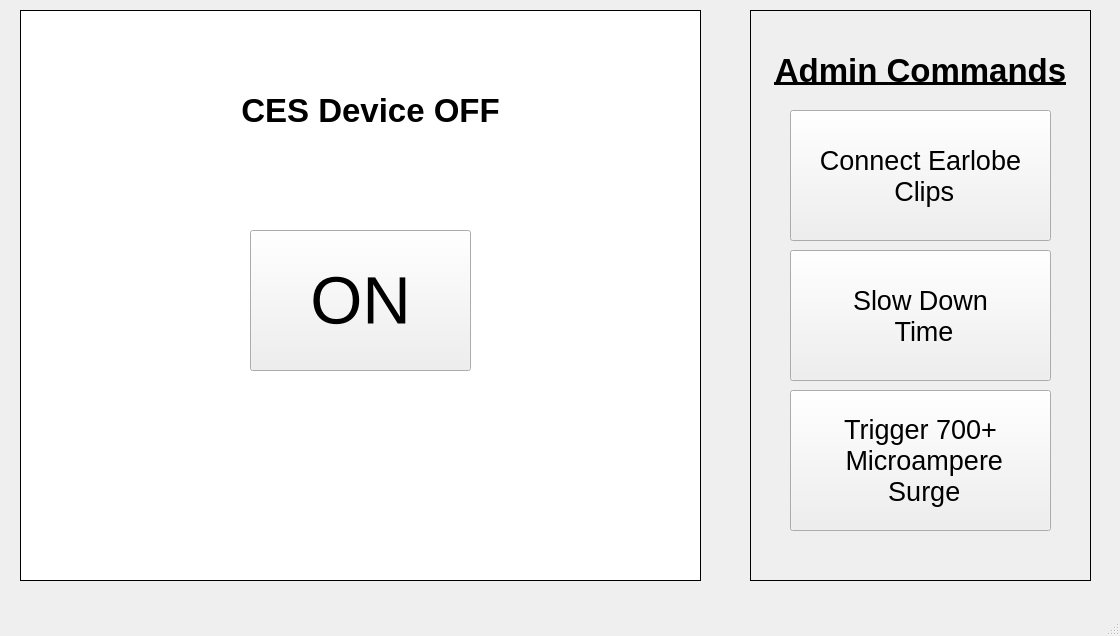
<?xml version="1.0" encoding="UTF-8"?>
<ui version="4.0">
 <class>CES_GUI</class>
 <widget class="QMainWindow" name="CES_GUI">
  <property name="geometry">
   <rect>
    <x>0</x>
    <y>0</y>
    <width>1120</width>
    <height>636</height>
   </rect>
  </property>
  <property name="windowTitle">
   <string>CES_GUI</string>
  </property>
  <widget class="QWidget" name="centralwidget">
   <widget class="QLabel" name="time">
    <property name="geometry">
     <rect>
      <x>110</x>
      <y>30</y>
      <width>131</width>
      <height>71</height>
     </rect>
    </property>
    <property name="font">
     <font>
      <pointsize>30</pointsize>
     </font>
    </property>
    <property name="frameShape">
     <enum>QFrame::Box</enum>
    </property>
    <property name="text">
     <string>20:00</string>
    </property>
    <property name="alignment">
     <set>Qt::AlignCenter</set>
    </property>
   </widget>
   <widget class="QLabel" name="deviceBorder">
    <property name="geometry">
     <rect>
      <x>20</x>
      <y>10</y>
      <width>341</width>
      <height>571</height>
     </rect>
    </property>
    <property name="frameShape">
     <enum>QFrame::Box</enum>
    </property>
    <property name="text">
     <string/>
    </property>
   </widget>
   <widget class="QLabel" name="batteryBackground">
    <property name="geometry">
     <rect>
      <x>50</x>
      <y>30</y>
      <width>31</width>
      <height>61</height>
     </rect>
    </property>
    <property name="autoFillBackground">
     <bool>false</bool>
    </property>
    <property name="styleSheet">
     <string notr="true">background-color: rgb(255, 255, 255);</string>
    </property>
    <property name="frameShape">
     <enum>QFrame::Box</enum>
    </property>
    <property name="text">
     <string/>
    </property>
   </widget>
   <widget class="QLabel" name="batteryForeground">
    <property name="geometry">
     <rect>
      <x>50</x>
      <y>30</y>
      <width>31</width>
      <height>61</height>
     </rect>
    </property>
    <property name="autoFillBackground">
     <bool>false</bool>
    </property>
    <property name="styleSheet">
     <string notr="true">background-color: rgb(255, 255, 100);</string>
    </property>
    <property name="frameShape">
     <enum>QFrame::Box</enum>
    </property>
    <property name="text">
     <string/>
    </property>
   </widget>
   <widget class="QPushButton" name="frequencyButton">
    <property name="geometry">
     <rect>
      <x>60</x>
      <y>500</y>
      <width>71</width>
      <height>61</height>
     </rect>
    </property>
    <property name="text">
     <string>Frequency</string>
    </property>
   </widget>
   <widget class="QLabel" name="frequency1">
    <property name="geometry">
     <rect>
      <x>130</x>
      <y>500</y>
      <width>61</width>
      <height>61</height>
     </rect>
    </property>
    <property name="styleSheet">
     <string notr="true">background-color: rgb(255, 255, 0);</string>
    </property>
    <property name="frameShape">
     <enum>QFrame::Box</enum>
    </property>
    <property name="text">
     <string>0.5 hz</string>
    </property>
    <property name="alignment">
     <set>Qt::AlignCenter</set>
    </property>
   </widget>
   <widget class="QLabel" name="frequency2">
    <property name="geometry">
     <rect>
      <x>190</x>
      <y>500</y>
      <width>61</width>
      <height>61</height>
     </rect>
    </property>
    <property name="styleSheet">
     <string notr="true">background-color: rgb(255, 255, 255);</string>
    </property>
    <property name="frameShape">
     <enum>QFrame::Box</enum>
    </property>
    <property name="text">
     <string>77 hz</string>
    </property>
    <property name="alignment">
     <set>Qt::AlignCenter</set>
    </property>
   </widget>
   <widget class="QLabel" name="frequency3">
    <property name="geometry">
     <rect>
      <x>250</x>
      <y>500</y>
      <width>61</width>
      <height>61</height>
     </rect>
    </property>
    <property name="styleSheet">
     <string notr="true">background-color: rgb(255, 255, 255);</string>
    </property>
    <property name="frameShape">
     <enum>QFrame::Box</enum>
    </property>
    <property name="text">
     <string>100 hz</string>
    </property>
    <property name="alignment">
     <set>Qt::AlignCenter</set>
    </property>
   </widget>
   <widget class="QPushButton" name="wavefromButton">
    <property name="geometry">
     <rect>
      <x>60</x>
      <y>420</y>
      <width>71</width>
      <height>61</height>
     </rect>
    </property>
    <property name="text">
     <string>Waveform</string>
    </property>
   </widget>
   <widget class="QLabel" name="waveform3">
    <property name="geometry">
     <rect>
      <x>250</x>
      <y>420</y>
      <width>61</width>
      <height>61</height>
     </rect>
    </property>
    <property name="styleSheet">
     <string notr="true">background-color: rgb(255, 255, 255);</string>
    </property>
    <property name="frameShape">
     <enum>QFrame::Box</enum>
    </property>
    <property name="text">
     <string>Gamma</string>
    </property>
    <property name="alignment">
     <set>Qt::AlignCenter</set>
    </property>
   </widget>
   <widget class="QLabel" name="waveform2">
    <property name="geometry">
     <rect>
      <x>190</x>
      <y>420</y>
      <width>61</width>
      <height>61</height>
     </rect>
    </property>
    <property name="styleSheet">
     <string notr="true">background-color: rgb(255, 255, 255);</string>
    </property>
    <property name="frameShape">
     <enum>QFrame::Box</enum>
    </property>
    <property name="text">
     <string>Beta</string>
    </property>
    <property name="alignment">
     <set>Qt::AlignCenter</set>
    </property>
   </widget>
   <widget class="QLabel" name="waveform1">
    <property name="geometry">
     <rect>
      <x>130</x>
      <y>420</y>
      <width>61</width>
      <height>61</height>
     </rect>
    </property>
    <property name="styleSheet">
     <string notr="true">background-color: rgb(255, 255, 0);</string>
    </property>
    <property name="frameShape">
     <enum>QFrame::Box</enum>
    </property>
    <property name="text">
     <string>Alpha</string>
    </property>
    <property name="alignment">
     <set>Qt::AlignCenter</set>
    </property>
   </widget>
   <widget class="QLabel" name="timeOption1">
    <property name="geometry">
     <rect>
      <x>130</x>
      <y>340</y>
      <width>61</width>
      <height>61</height>
     </rect>
    </property>
    <property name="styleSheet">
     <string notr="true">background-color: rgb(255, 255, 0);</string>
    </property>
    <property name="frameShape">
     <enum>QFrame::Box</enum>
    </property>
    <property name="text">
     <string>20 mins</string>
    </property>
    <property name="alignment">
     <set>Qt::AlignCenter</set>
    </property>
   </widget>
   <widget class="QLabel" name="timeOption3">
    <property name="geometry">
     <rect>
      <x>250</x>
      <y>340</y>
      <width>61</width>
      <height>61</height>
     </rect>
    </property>
    <property name="styleSheet">
     <string notr="true">background-color: rgb(255, 255, 255);</string>
    </property>
    <property name="frameShape">
     <enum>QFrame::Box</enum>
    </property>
    <property name="text">
     <string>60 mins</string>
    </property>
    <property name="alignment">
     <set>Qt::AlignCenter</set>
    </property>
   </widget>
   <widget class="QLabel" name="timeOption2">
    <property name="geometry">
     <rect>
      <x>190</x>
      <y>340</y>
      <width>61</width>
      <height>61</height>
     </rect>
    </property>
    <property name="styleSheet">
     <string notr="true">background-color: rgb(255, 255, 255);</string>
    </property>
    <property name="frameShape">
     <enum>QFrame::Box</enum>
    </property>
    <property name="text">
     <string>40 mins</string>
    </property>
    <property name="alignment">
     <set>Qt::AlignCenter</set>
    </property>
   </widget>
   <widget class="QPushButton" name="timeButton">
    <property name="geometry">
     <rect>
      <x>60</x>
      <y>340</y>
      <width>71</width>
      <height>61</height>
     </rect>
    </property>
    <property name="text">
     <string>Time</string>
    </property>
   </widget>
   <widget class="QLabel" name="batteryLabel">
    <property name="geometry">
     <rect>
      <x>40</x>
      <y>100</y>
      <width>54</width>
      <height>17</height>
     </rect>
    </property>
    <property name="text">
     <string>Battery</string>
    </property>
    <property name="alignment">
     <set>Qt::AlignCenter</set>
    </property>
   </widget>
   <widget class="QLabel" name="earlobesConnectedPic">
    <property name="geometry">
     <rect>
      <x>260</x>
      <y>30</y>
      <width>75</width>
      <height>75</height>
     </rect>
    </property>
    <property name="autoFillBackground">
     <bool>false</bool>
    </property>
    <property name="frameShape">
     <enum>QFrame::Box</enum>
    </property>
    <property name="text">
     <string/>
    </property>
    <property name="pixmap">
     <pixmap>earlobes.png</pixmap>
    </property>
    <property name="scaledContents">
     <bool>true</bool>
    </property>
   </widget>
   <widget class="QLabel" name="earlobesDisconnectedPic">
    <property name="geometry">
     <rect>
      <x>260</x>
      <y>30</y>
      <width>75</width>
      <height>75</height>
     </rect>
    </property>
    <property name="frameShape">
     <enum>QFrame::Box</enum>
    </property>
    <property name="text">
     <string/>
    </property>
    <property name="pixmap">
     <pixmap>rsz_earlobes_crossed_out.jpg</pixmap>
    </property>
   </widget>
   <widget class="QLabel" name="timeLabel">
    <property name="geometry">
     <rect>
      <x>110</x>
      <y>100</y>
      <width>131</width>
      <height>20</height>
     </rect>
    </property>
    <property name="frameShape">
     <enum>QFrame::Box</enum>
    </property>
    <property name="text">
     <string>Remaining Time</string>
    </property>
    <property name="alignment">
     <set>Qt::AlignCenter</set>
    </property>
   </widget>
   <widget class="QLabel" name="powerBar1">
    <property name="geometry">
     <rect>
      <x>40</x>
      <y>180</y>
      <width>31</width>
      <height>31</height>
     </rect>
    </property>
    <property name="styleSheet">
     <string notr="true">background-color: rgb(0, 0, 0);</string>
    </property>
    <property name="frameShape">
     <enum>QFrame::Box</enum>
    </property>
    <property name="text">
     <string/>
    </property>
   </widget>
   <widget class="QPushButton" name="increasePowerButton">
    <property name="geometry">
     <rect>
      <x>120</x>
      <y>240</y>
      <width>71</width>
      <height>61</height>
     </rect>
    </property>
    <property name="text">
     <string>Increase 
 Power
Level</string>
    </property>
   </widget>
   <widget class="QPushButton" name="decreasePowerButton">
    <property name="geometry">
     <rect>
      <x>190</x>
      <y>240</y>
      <width>71</width>
      <height>61</height>
     </rect>
    </property>
    <property name="text">
     <string>Decrease
Power
Level</string>
    </property>
   </widget>
   <widget class="QPushButton" name="startTreatmentButton">
    <property name="geometry">
     <rect>
      <x>30</x>
      <y>240</y>
      <width>71</width>
      <height>61</height>
     </rect>
    </property>
    <property name="styleSheet">
     <string notr="true">background-color: rgb(173,216,230);</string>
    </property>
    <property name="text">
     <string>Start
Treatment!</string>
    </property>
   </widget>
   <widget class="QPushButton" name="saveTreatmentButton">
    <property name="geometry">
     <rect>
      <x>280</x>
      <y>240</y>
      <width>71</width>
      <height>61</height>
     </rect>
    </property>
    <property name="styleSheet">
     <string notr="true">background-color: rgb(255, 255, 0);</string>
    </property>
    <property name="text">
     <string>Save
Treatment</string>
    </property>
   </widget>
   <widget class="QLabel" name="powerBar2">
    <property name="geometry">
     <rect>
      <x>70</x>
      <y>180</y>
      <width>31</width>
      <height>31</height>
     </rect>
    </property>
    <property name="styleSheet">
     <string notr="true">background-color: rgb(255, 255, 255);</string>
    </property>
    <property name="frameShape">
     <enum>QFrame::Box</enum>
    </property>
    <property name="text">
     <string/>
    </property>
   </widget>
   <widget class="QLabel" name="powerBar3">
    <property name="geometry">
     <rect>
      <x>100</x>
      <y>180</y>
      <width>31</width>
      <height>31</height>
     </rect>
    </property>
    <property name="styleSheet">
     <string notr="true">background-color: rgb(255, 255, 255);</string>
    </property>
    <property name="frameShape">
     <enum>QFrame::Box</enum>
    </property>
    <property name="text">
     <string/>
    </property>
   </widget>
   <widget class="QLabel" name="powerBar4">
    <property name="geometry">
     <rect>
      <x>130</x>
      <y>180</y>
      <width>31</width>
      <height>31</height>
     </rect>
    </property>
    <property name="styleSheet">
     <string notr="true">background-color: rgb(255, 255, 255);</string>
    </property>
    <property name="frameShape">
     <enum>QFrame::Box</enum>
    </property>
    <property name="text">
     <string/>
    </property>
   </widget>
   <widget class="QLabel" name="powerBar5">
    <property name="geometry">
     <rect>
      <x>160</x>
      <y>180</y>
      <width>31</width>
      <height>31</height>
     </rect>
    </property>
    <property name="styleSheet">
     <string notr="true">background-color: rgb(255, 255, 255);</string>
    </property>
    <property name="frameShape">
     <enum>QFrame::Box</enum>
    </property>
    <property name="text">
     <string/>
    </property>
   </widget>
   <widget class="QLabel" name="powerBar6">
    <property name="geometry">
     <rect>
      <x>190</x>
      <y>180</y>
      <width>31</width>
      <height>31</height>
     </rect>
    </property>
    <property name="styleSheet">
     <string notr="true">background-color: rgb(255, 255, 255);</string>
    </property>
    <property name="frameShape">
     <enum>QFrame::Box</enum>
    </property>
    <property name="text">
     <string/>
    </property>
   </widget>
   <widget class="QLabel" name="powerBar10">
    <property name="geometry">
     <rect>
      <x>310</x>
      <y>180</y>
      <width>31</width>
      <height>31</height>
     </rect>
    </property>
    <property name="styleSheet">
     <string notr="true">background-color: rgb(255, 255, 255);</string>
    </property>
    <property name="frameShape">
     <enum>QFrame::Box</enum>
    </property>
    <property name="text">
     <string/>
    </property>
   </widget>
   <widget class="QLabel" name="powerBar9">
    <property name="geometry">
     <rect>
      <x>280</x>
      <y>180</y>
      <width>31</width>
      <height>31</height>
     </rect>
    </property>
    <property name="styleSheet">
     <string notr="true">background-color: rgb(255, 255, 255);</string>
    </property>
    <property name="frameShape">
     <enum>QFrame::Box</enum>
    </property>
    <property name="text">
     <string/>
    </property>
   </widget>
   <widget class="QLabel" name="powerBar7">
    <property name="geometry">
     <rect>
      <x>220</x>
      <y>180</y>
      <width>31</width>
      <height>31</height>
     </rect>
    </property>
    <property name="styleSheet">
     <string notr="true">background-color: rgb(255, 255, 255);</string>
    </property>
    <property name="frameShape">
     <enum>QFrame::Box</enum>
    </property>
    <property name="text">
     <string/>
    </property>
   </widget>
   <widget class="QLabel" name="powerBar8">
    <property name="geometry">
     <rect>
      <x>250</x>
      <y>180</y>
      <width>31</width>
      <height>31</height>
     </rect>
    </property>
    <property name="styleSheet">
     <string notr="true">background-color: rgb(255, 255, 255);</string>
    </property>
    <property name="frameShape">
     <enum>QFrame::Box</enum>
    </property>
    <property name="text">
     <string/>
    </property>
   </widget>
   <widget class="QLabel" name="powerLabel1">
    <property name="geometry">
     <rect>
      <x>90</x>
      <y>150</y>
      <width>21</width>
      <height>21</height>
     </rect>
    </property>
    <property name="font">
     <font>
      <pointsize>12</pointsize>
     </font>
    </property>
    <property name="text">
     <string>1</string>
    </property>
    <property name="alignment">
     <set>Qt::AlignCenter</set>
    </property>
   </widget>
   <widget class="QLabel" name="powerBarLabel">
    <property name="geometry">
     <rect>
      <x>280</x>
      <y>210</y>
      <width>71</width>
      <height>21</height>
     </rect>
    </property>
    <property name="font">
     <font>
      <pointsize>6</pointsize>
     </font>
    </property>
    <property name="text">
     <string>Power Level</string>
    </property>
    <property name="alignment">
     <set>Qt::AlignCenter</set>
    </property>
   </widget>
   <widget class="QLabel" name="powerLabel2">
    <property name="geometry">
     <rect>
      <x>150</x>
      <y>150</y>
      <width>21</width>
      <height>21</height>
     </rect>
    </property>
    <property name="font">
     <font>
      <pointsize>12</pointsize>
     </font>
    </property>
    <property name="text">
     <string>2</string>
    </property>
    <property name="alignment">
     <set>Qt::AlignCenter</set>
    </property>
   </widget>
   <widget class="QLabel" name="powerLabel3">
    <property name="geometry">
     <rect>
      <x>210</x>
      <y>150</y>
      <width>21</width>
      <height>21</height>
     </rect>
    </property>
    <property name="font">
     <font>
      <pointsize>12</pointsize>
     </font>
    </property>
    <property name="text">
     <string>3</string>
    </property>
    <property name="alignment">
     <set>Qt::AlignCenter</set>
    </property>
   </widget>
   <widget class="QLabel" name="powerLabel4">
    <property name="geometry">
     <rect>
      <x>270</x>
      <y>150</y>
      <width>21</width>
      <height>21</height>
     </rect>
    </property>
    <property name="font">
     <font>
      <pointsize>12</pointsize>
     </font>
    </property>
    <property name="text">
     <string>4</string>
    </property>
    <property name="alignment">
     <set>Qt::AlignCenter</set>
    </property>
   </widget>
   <widget class="QLabel" name="powerLabel5">
    <property name="geometry">
     <rect>
      <x>330</x>
      <y>150</y>
      <width>21</width>
      <height>21</height>
     </rect>
    </property>
    <property name="font">
     <font>
      <pointsize>12</pointsize>
     </font>
    </property>
    <property name="text">
     <string>5</string>
    </property>
    <property name="alignment">
     <set>Qt::AlignCenter</set>
    </property>
   </widget>
   <widget class="QLabel" name="deviceBorder_2">
    <property name="geometry">
     <rect>
      <x>360</x>
      <y>10</y>
      <width>341</width>
      <height>571</height>
     </rect>
    </property>
    <property name="frameShape">
     <enum>QFrame::Box</enum>
    </property>
    <property name="text">
     <string/>
    </property>
   </widget>
   <widget class="QLabel" name="deviceBorder_3">
    <property name="geometry">
     <rect>
      <x>750</x>
      <y>10</y>
      <width>341</width>
      <height>571</height>
     </rect>
    </property>
    <property name="frameShape">
     <enum>QFrame::Box</enum>
    </property>
    <property name="text">
     <string/>
    </property>
   </widget>
   <widget class="QLabel" name="savedTreatmentsLabel">
    <property name="geometry">
     <rect>
      <x>380</x>
      <y>30</y>
      <width>301</width>
      <height>101</height>
     </rect>
    </property>
    <property name="font">
     <font>
      <pointsize>25</pointsize>
      <weight>75</weight>
      <bold>true</bold>
      <underline>true</underline>
     </font>
    </property>
    <property name="text">
     <string>Saved Treatments
 History</string>
    </property>
    <property name="alignment">
     <set>Qt::AlignCenter</set>
    </property>
   </widget>
   <widget class="QScrollArea" name="savedTreatmentsArea">
    <property name="geometry">
     <rect>
      <x>380</x>
      <y>130</y>
      <width>301</width>
      <height>431</height>
     </rect>
    </property>
    <property name="verticalScrollBarPolicy">
     <enum>Qt::ScrollBarAlwaysOn</enum>
    </property>
    <property name="horizontalScrollBarPolicy">
     <enum>Qt::ScrollBarAlwaysOff</enum>
    </property>
    <property name="widgetResizable">
     <bool>true</bool>
    </property>
    <widget class="QWidget" name="savedTreatmentsScrollArea">
     <property name="geometry">
      <rect>
       <x>0</x>
       <y>0</y>
       <width>285</width>
       <height>429</height>
      </rect>
     </property>
    </widget>
   </widget>
   <widget class="QLabel" name="adminLabel">
    <property name="geometry">
     <rect>
      <x>770</x>
      <y>20</y>
      <width>301</width>
      <height>101</height>
     </rect>
    </property>
    <property name="font">
     <font>
      <pointsize>25</pointsize>
      <weight>75</weight>
      <bold>true</bold>
      <underline>true</underline>
     </font>
    </property>
    <property name="text">
     <string>Admin Commands</string>
    </property>
    <property name="alignment">
     <set>Qt::AlignCenter</set>
    </property>
   </widget>
   <widget class="QPushButton" name="earlobeButton">
    <property name="geometry">
     <rect>
      <x>790</x>
      <y>110</y>
      <width>261</width>
      <height>131</height>
     </rect>
    </property>
    <property name="font">
     <font>
      <pointsize>20</pointsize>
     </font>
    </property>
    <property name="text">
     <string>Connect Earlobe
 Clips</string>
    </property>
   </widget>
   <widget class="QPushButton" name="changeTimeSpeedButton">
    <property name="geometry">
     <rect>
      <x>790</x>
      <y>250</y>
      <width>261</width>
      <height>131</height>
     </rect>
    </property>
    <property name="font">
     <font>
      <pointsize>20</pointsize>
     </font>
    </property>
    <property name="text">
     <string>Slow Down
 Time</string>
    </property>
   </widget>
   <widget class="QLabel" name="lowBatteryWarning">
    <property name="geometry">
     <rect>
      <x>50</x>
      <y>170</y>
      <width>281</width>
      <height>161</height>
     </rect>
    </property>
    <property name="font">
     <font>
      <pointsize>20</pointsize>
     </font>
    </property>
    <property name="styleSheet">
     <string notr="true">background-color: rgb(255, 255, 255);</string>
    </property>
    <property name="frameShape">
     <enum>QFrame::Box</enum>
    </property>
    <property name="frameShadow">
     <enum>QFrame::Plain</enum>
    </property>
    <property name="text">
     <string>Warning! Battery low! Battery is at 5% or less.</string>
    </property>
    <property name="alignment">
     <set>Qt::AlignCenter</set>
    </property>
    <property name="wordWrap">
     <bool>true</bool>
    </property>
   </widget>
   <widget class="QLabel" name="deadBatteryWarning">
    <property name="geometry">
     <rect>
      <x>50</x>
      <y>170</y>
      <width>281</width>
      <height>161</height>
     </rect>
    </property>
    <property name="font">
     <font>
      <pointsize>20</pointsize>
     </font>
    </property>
    <property name="styleSheet">
     <string notr="true">background-color: rgb(255, 255, 255);</string>
    </property>
    <property name="frameShape">
     <enum>QFrame::Box</enum>
    </property>
    <property name="frameShadow">
     <enum>QFrame::Plain</enum>
    </property>
    <property name="text">
     <string>Warning! Battery low! Battery is at 2% or less.</string>
    </property>
    <property name="alignment">
     <set>Qt::AlignCenter</set>
    </property>
    <property name="wordWrap">
     <bool>true</bool>
    </property>
   </widget>
   <widget class="QPushButton" name="triggerExcessPowerButton">
    <property name="geometry">
     <rect>
      <x>790</x>
      <y>390</y>
      <width>261</width>
      <height>141</height>
     </rect>
    </property>
    <property name="font">
     <font>
      <pointsize>20</pointsize>
     </font>
    </property>
    <property name="text">
     <string>Trigger 700+
 Microampere
 Surge</string>
    </property>
   </widget>
   <widget class="QLabel" name="offScreenBackground">
    <property name="geometry">
     <rect>
      <x>20</x>
      <y>10</y>
      <width>681</width>
      <height>571</height>
     </rect>
    </property>
    <property name="font">
     <font>
      <pointsize>20</pointsize>
     </font>
    </property>
    <property name="styleSheet">
     <string notr="true">background-color: rgb(255, 255, 255);</string>
    </property>
    <property name="frameShape">
     <enum>QFrame::Box</enum>
    </property>
    <property name="frameShadow">
     <enum>QFrame::Plain</enum>
    </property>
    <property name="text">
     <string/>
    </property>
    <property name="alignment">
     <set>Qt::AlignCenter</set>
    </property>
    <property name="wordWrap">
     <bool>true</bool>
    </property>
   </widget>
   <widget class="QPushButton" name="onButton">
    <property name="geometry">
     <rect>
      <x>250</x>
      <y>230</y>
      <width>221</width>
      <height>141</height>
     </rect>
    </property>
    <property name="font">
     <font>
      <pointsize>50</pointsize>
     </font>
    </property>
    <property name="text">
     <string>ON</string>
    </property>
   </widget>
   <widget class="QPushButton" name="offButton">
    <property name="geometry">
     <rect>
      <x>110</x>
      <y>120</y>
      <width>131</width>
      <height>21</height>
     </rect>
    </property>
    <property name="text">
     <string>OFF</string>
    </property>
   </widget>
   <widget class="QLabel" name="offScreenLabel">
    <property name="geometry">
     <rect>
      <x>220</x>
      <y>60</y>
      <width>301</width>
      <height>101</height>
     </rect>
    </property>
    <property name="font">
     <font>
      <pointsize>25</pointsize>
      <weight>75</weight>
      <bold>true</bold>
      <underline>false</underline>
     </font>
    </property>
    <property name="text">
     <string>CES Device OFF</string>
    </property>
    <property name="alignment">
     <set>Qt::AlignCenter</set>
    </property>
   </widget>
   <zorder>deviceBorder</zorder>
   <zorder>earlobesDisconnectedPic</zorder>
   <zorder>time</zorder>
   <zorder>batteryBackground</zorder>
   <zorder>batteryForeground</zorder>
   <zorder>frequencyButton</zorder>
   <zorder>frequency1</zorder>
   <zorder>frequency2</zorder>
   <zorder>frequency3</zorder>
   <zorder>wavefromButton</zorder>
   <zorder>waveform3</zorder>
   <zorder>waveform2</zorder>
   <zorder>waveform1</zorder>
   <zorder>timeOption1</zorder>
   <zorder>timeOption3</zorder>
   <zorder>timeOption2</zorder>
   <zorder>timeButton</zorder>
   <zorder>batteryLabel</zorder>
   <zorder>earlobesConnectedPic</zorder>
   <zorder>timeLabel</zorder>
   <zorder>powerBar1</zorder>
   <zorder>increasePowerButton</zorder>
   <zorder>decreasePowerButton</zorder>
   <zorder>startTreatmentButton</zorder>
   <zorder>saveTreatmentButton</zorder>
   <zorder>powerBar2</zorder>
   <zorder>powerBar3</zorder>
   <zorder>powerBar4</zorder>
   <zorder>powerBar5</zorder>
   <zorder>powerBar6</zorder>
   <zorder>powerBar10</zorder>
   <zorder>powerBar9</zorder>
   <zorder>powerBar7</zorder>
   <zorder>powerBar8</zorder>
   <zorder>powerLabel1</zorder>
   <zorder>powerBarLabel</zorder>
   <zorder>powerLabel2</zorder>
   <zorder>powerLabel3</zorder>
   <zorder>powerLabel4</zorder>
   <zorder>powerLabel5</zorder>
   <zorder>deviceBorder_2</zorder>
   <zorder>deviceBorder_3</zorder>
   <zorder>savedTreatmentsLabel</zorder>
   <zorder>savedTreatmentsArea</zorder>
   <zorder>adminLabel</zorder>
   <zorder>earlobeButton</zorder>
   <zorder>changeTimeSpeedButton</zorder>
   <zorder>lowBatteryWarning</zorder>
   <zorder>deadBatteryWarning</zorder>
   <zorder>triggerExcessPowerButton</zorder>
   <zorder>offButton</zorder>
   <zorder>offScreenBackground</zorder>
   <zorder>offScreenLabel</zorder>
   <zorder>onButton</zorder>
  </widget>
  <widget class="QMenuBar" name="menubar">
   <property name="geometry">
    <rect>
     <x>0</x>
     <y>0</y>
     <width>1120</width>
     <height>22</height>
    </rect>
   </property>
  </widget>
  <widget class="QStatusBar" name="statusbar"/>
 </widget>
 <resources/>
 <connections/>
</ui>
